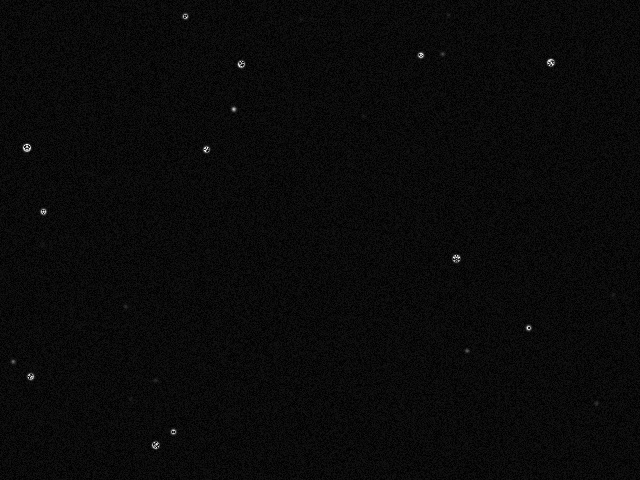

This chart was generated by the following Python code:
#!/usr/bin/env python
# coding: utf-8

# # Image Generation

# In[1]:


import numpy as np
import matplotlib.pyplot as plt
import cv2
from random import randint

# In[2]:


image = np.zeros((480,640))
sigma = 1.5

# In[3]:


#plt.imshow(image, cmap='gray', vmin=0, vmax=255, origin = "lower");


# In[4]:

z1=np.sqrt((2 * np.pi * sigma ** 2))
def f(x, y, H, sigma, x_0, y_0):
    return H * (np.exp(-((x - x_0) ** 2 + (y - y_0) ** 2) / (2 *sigma ** 2)) / z1)


# In[5]:


def H(M, k_1 = 10 ** 5, k_2 = 1, k_3 = 1):
    return k_1 * np.exp(- k_2 * M + k_3)


# In[6]:


f_noise_max = 30
f_noise_min = 0
def r(f_n_max = f_noise_max, f_n_min = f_noise_min):
    return f_n_min + (f_n_max - f_n_min) * np.random.random()


# In[7]:


# Selecting the stars
n = 25
w=50
x = w/2 + (image.shape[1] - w-2) * np.random.random(n)
y = w/2 + (image.shape[0] - w-2) * np.random.random(n)
b = 6 * np.random.random(n)

# In[8]:
cen=[]
#print(image.shape)
#print(480-y) #actually x-coordinate
#print(x)  #actually y-coordinate
for i in range(n):
    cen.append([480-y[i],x[i]])   
print("\n")
cen.sort()


# In[10]:


plt.plot(x,y, 'o')
plt.xlim(0,640)
plt.ylim(0,480);
#plt.axis('off');
#plt.savefig('coordinates.jpg', quality = 95, format = 'jpg')

# In[11]:


image2 = np.zeros(image.shape)
for i in np.arange(n):
    m1=int(round(480-y[i]-w/2))
    n1=int(round(x[i]-w/2))
    amp=randint(1,n/5)
    #for j in np.arange(image2.shape[0]):
    for j in range(w):
        #for k in np.arange(image2.shape[1]):
         for k in range(w):
            z=f(m1+j, n1+k, (255*5/n)*amp*z1, sigma, 480-y[i], x[i])
            #print(z/H(b[i]))
            image2[m1+j][n1+k] = image2[m1+j][n1+k] + z

image = image2.copy()
for j in np.arange(image.shape[0]):
    for k in np.arange(image.shape[1]):
        image[j][k] = image[j][k] + r()


# In[12]:


cv2.imwrite('g1.jpg', image2)


# In[ ]:
